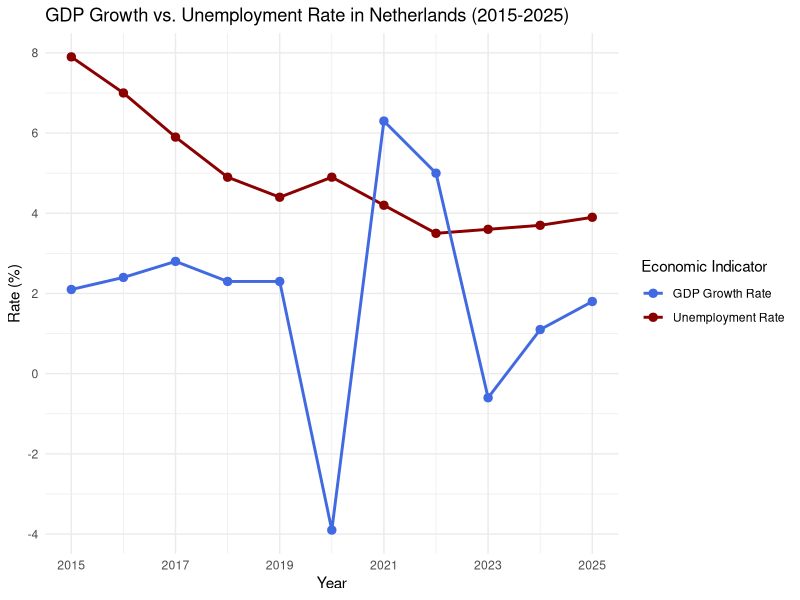
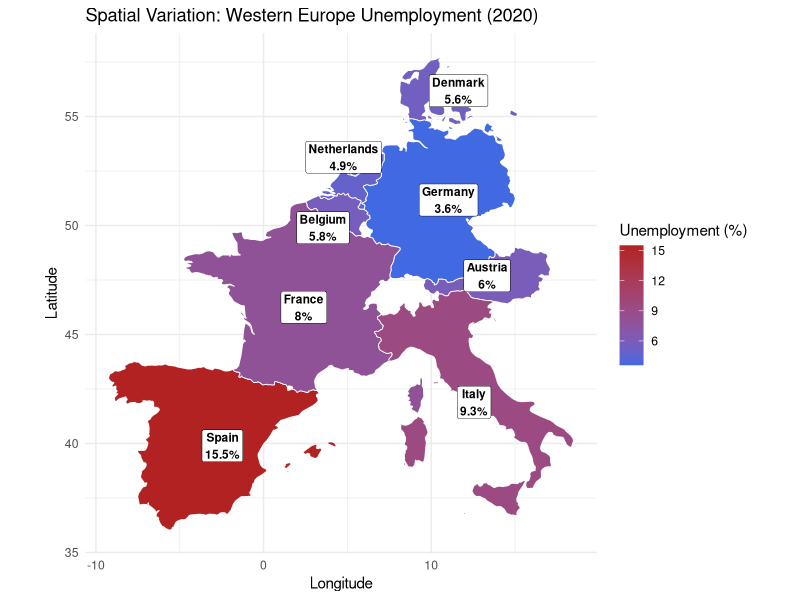
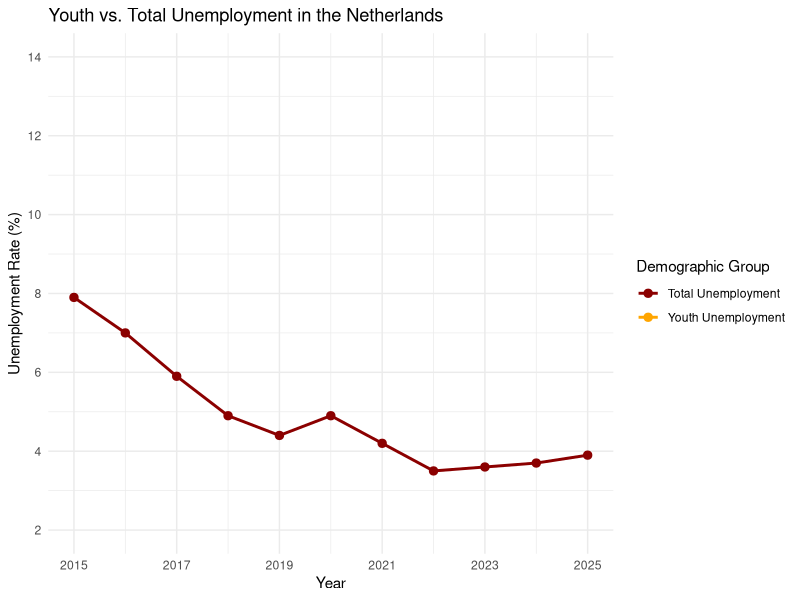
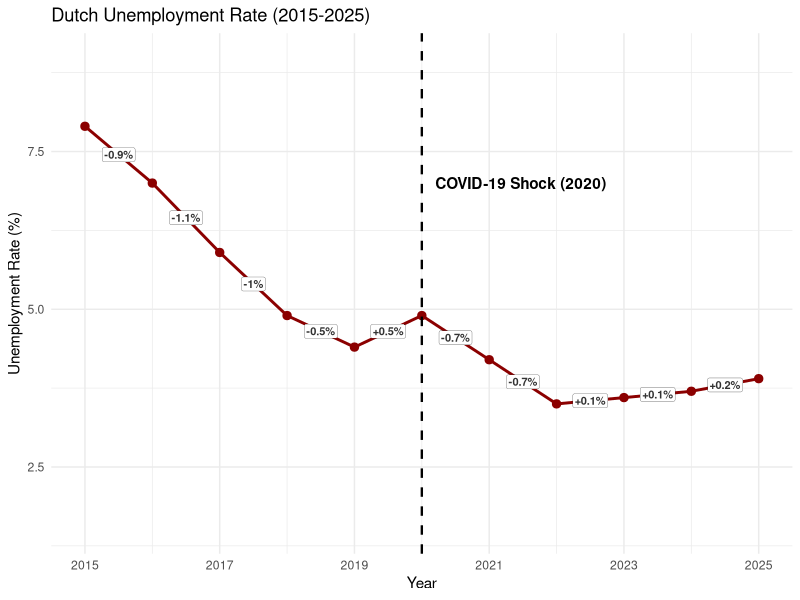

Write R code to recreate these figures, in order.
## ---- chunk 1
library(tidyverse)
library(maps)

# Load data
gdp_data           <- read_csv("data/raw_gdp.csv")
unemployment_sex   <- read_csv("data/raw_unemployment_sex.csv")
unemployment_youth <- read_csv("data/raw_unemployment_youth.csv")

# Clean data
gdp_clean <- gdp_data %>% 
  filter(geo == "Netherlands") %>%
  select(TIME_PERIOD, OBS_VALUE) %>%
  rename(Year = TIME_PERIOD, GDP_Growth = OBS_VALUE) %>%
  filter(!is.na(GDP_Growth))

unemp_clean <- unemployment_sex %>% 
  filter(geo == "Netherlands") %>%
  select(TIME_PERIOD, OBS_VALUE) %>%
  rename(Year = TIME_PERIOD, Unemp_Rate = OBS_VALUE) %>%
  mutate(Unemp_Rate = ifelse(Unemp_Rate == -99, NA, Unemp_Rate)) %>%
  filter(!is.na(Unemp_Rate))

youth_clean <- unemployment_youth %>% 
  filter(geo == "Netherlands") %>%
  select(TIME_PERIOD, OBS_VALUE) %>%
  rename(Year = TIME_PERIOD, Youth_Unemp_Rate = OBS_VALUE) %>%
  mutate(Youth_Unemp_Rate = ifelse(Youth_Unemp_Rate == -99, NA, Youth_Unemp_Rate)) %>%
  filter(!is.na(Youth_Unemp_Rate))

# Merge and engineer variables
combined_data <- gdp_clean %>%
  left_join(unemp_clean, by = "Year") %>%
  left_join(youth_clean, by = "Year") %>%
  mutate(Youth_Vulnerability_Ratio = Youth_Unemp_Rate / Unemp_Rate)
## ---- chunk 2
ggplot(data = combined_data, aes(x = Year)) +
  geom_line(aes(y = Unemp_Rate, color = "Unemployment Rate"), linewidth = 1) +
  geom_point(aes(y = Unemp_Rate, color = "Unemployment Rate"), size = 2.5) +
  
  geom_line(aes(y = GDP_Growth, color = "GDP Growth Rate"), linewidth = 1) +
  geom_point(aes(y = GDP_Growth, color = "GDP Growth Rate"), size = 2.5) +
  
  scale_color_manual(values = c("Unemployment Rate" = "darkred", "GDP Growth Rate" = "royalblue")) +
  scale_x_continuous(breaks = seq(2015, 2025, by = 2)) +
  scale_y_continuous(breaks = seq(-4, 10, by = 2)) +
  theme_minimal() +
  labs(
    title = "GDP Growth vs. Unemployment Rate in Netherlands (2015-2025)",
    x = "Year",
    y = "Rate (%)",
    color = "Economic Indicator"
  )
## ---- chunk 3
europe_map <- map_data("world") %>%
  filter(region %in% c("Netherlands", "Germany", "Belgium", "France", "Italy", "Spain", "Austria", "Denmark"))

europe_unemp_2020 <- unemployment_sex %>%
  filter(TIME_PERIOD == 2020) %>%
  rename(region = geo) 

map_data_joined <- left_join(europe_map, europe_unemp_2020, by = "region")

country_labels <- map_data_joined %>%
  group_by(region) %>%
  summarise(
    long = mean(range(long)),
    lat = mean(range(lat)),
    Unemp_Rate = first(OBS_VALUE)
  ) %>%
  mutate(
    lat = case_when(
      region == "Netherlands" ~ lat + 1.0,
      region == "Belgium" ~ lat - 0.6,
      TRUE ~ lat
    ),
    long = case_when(
      region == "Netherlands" ~ long - 0.5,
      region == "Belgium" ~ long - 0.9,
      region == "Germany" ~ long + 0.6,
      TRUE ~ long
    )
  )

ggplot(map_data_joined, aes(x = long, y = lat, group = group, fill = OBS_VALUE)) +
  geom_polygon(color = "white", linewidth = 0.3) +
  scale_fill_gradient(low = "royalblue", high = "firebrick", na.value = "gray80", name = "Unemployment (%)") +
  
  geom_label(data = country_labels, 
             aes(x = long, y = lat, label = paste0(region, "\n", Unemp_Rate, "%")), 
             inherit.aes = FALSE, 
             fill = "white", color = "black", size = 3.0, fontface = "bold",
             label.padding = unit(0.2, "lines"), label.size = 0.15) +
             
  coord_fixed(1.3) +
  theme_minimal() +
  labs(title = "Spatial Variation: Western Europe Unemployment (2020)", x = "Longitude", y = "Latitude")
## ---- chunk 4
df_total <- unemp_clean %>%
  rename(Unemployment_Rate = 2) %>%
  mutate(Demographic_Group = "Total Unemployment")

df_youth <- youth_clean %>%
  filter(Year >= 2015 & Year <= 2025) %>%
  rename(Unemployment_Rate = 2) %>%
  mutate(Demographic_Group = "Youth Unemployment")

youth_data <- bind_rows(df_total, df_youth)

ggplot(data = youth_data, aes(x = Year, y = Unemployment_Rate, color = Demographic_Group, group = Demographic_Group)) +
  geom_line(linewidth = 1) +
  geom_point(size = 2.5) +
  scale_color_manual(values = c("Total Unemployment" = "darkred", "Youth Unemployment" = "orange")) +
  scale_x_continuous(breaks = seq(2015, 2025, by = 2)) +
  scale_y_continuous(limits = c(2, 14), breaks = seq(2, 14, by = 2)) +
  theme_minimal() +
  labs(
    title = "Youth vs. Total Unemployment in the Netherlands",
    x = "Year",
    y = "Unemployment Rate (%)",
    color = "Demographic Group"
  )
## ---- chunk 5
temporal_changes <- combined_data %>%
  arrange(Year) %>%
  mutate(
    Ppt_Change = Unemp_Rate - lag(Unemp_Rate),
    x_mid = (Year + lag(Year)) / 2,
    y_mid = (Unemp_Rate + lag(Unemp_Rate)) / 2,
    Label_Text = ifelse(Ppt_Change > 0, 
                        paste0("+", round(Ppt_Change, 1), "%"), 
                        paste0(round(Ppt_Change, 1), "%"))
  ) %>%
  filter(!is.na(Ppt_Change))

ggplot(data = combined_data, aes(x = Year, y = Unemp_Rate)) +
  geom_line(color = "darkred", linewidth = 1) +
  geom_point(color = "darkred", size = 2.5) +
  geom_vline(xintercept = 2020, linetype = "dashed", color = "black", linewidth = 0.8) +
  annotate("text", x = 2020.2, y = 7, label = "COVID-19 Shock (2020)", hjust = 0, fontface = "bold") +
  
  geom_label(data = temporal_changes, 
             aes(x = x_mid, y = y_mid, label = Label_Text),
             fill = "white", color = "gray20", size = 2.8, fontface = "bold",
             label.padding = unit(0.15, "lines"), label.size = 0.1) +
             
  scale_x_continuous(breaks = seq(2015, 2025, by = 2)) +
  theme_minimal() +
  labs(title = "Dutch Unemployment Rate (2015-2025)", x = "Year", y = "Unemployment Rate (%)") +
  ylim(1.5, 9)
